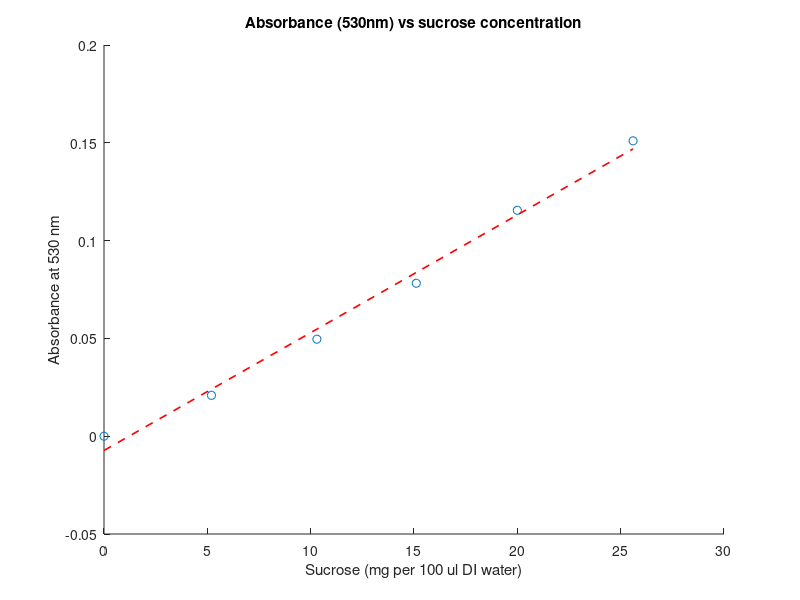

Write the MATLAB code that produced this figure. (Note: this script raises an error after producing the figure.)
% Absorbance vs Suucrose concentration

absorbance = [0, 0.0209, 0.0496, 0.0782, 0.1155, 0.1510];
sucrose = [0, 5.2, 10.3, 15.11, 20.0, 25.6];
figure(1);hold on
scatter(sucrose,absorbance, 'b*');
fit = polyfit(sucrose,absorbance,1);

disp(['Equation is y = ' num2str(fit(1)) '*x + ' num2str(fit(2))])
% Evaluate fit equation using polyval
y_est = polyval(fit,sucrose);
plot(sucrose,y_est,'r--','LineWidth',1.2)
xlabel('Sucrose (mg per 100 ul DI water)')
ylabel('Absorbance at 530 nm')
title('Absorbance (530nm) vs sucrose concentration');

%% 

NUM = xlsread('Sucrose_RI.xlsx'); 
weight_percentage = NUM(:,1);
RI = NUM(:,2);

xq = 0:0.01:85; 
figure(2)
vq = interp1(weight_percentage,RI,xq,'spline');
plot(weight_percentage, RI,'*',xq,vq,'-', LineWidth=1);
xlabel('Brix %'); ylabel('Refractive index at 20C')
title('Refractive Index (ICUMSA 1974)');

%%
ind1 = find(xq == 5.2);
v1 = vq(ind1);

ind2 = find(xq == 10.3);
v2 = vq(ind2);

ind3 = find(xq == 15.11);
v3 = vq(ind3);

ind4 = find(xq == 20.0);
v4 = vq(ind4);

ind5 = find(xq == 25.6);
v5 = vq(ind5);
%%

RI_data = [vq(1), v1, v2, v3, v4, v5];
figure(3); hold on
scatter(absorbance, RI_data, 'b*')
fit2 = polyfit(absorbance,RI_data,1);

disp(['Equation is y = ' num2str(fit2(1)) '*x + ' num2str(fit2(2))])
% Evaluate fit equation using polyval
y_est2 = polyval(fit2,absorbance);
plot(absorbance, y_est2,'r--','LineWidth',1.2)
ylabel('Refractive Index of Sucrose')
xlabel('Absorbance at 530 nm')
title('Refractive Index vs Absorbance (530nm)');

%%







